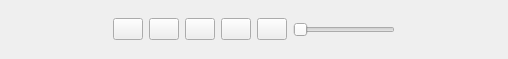
<?xml version="1.0" encoding="UTF-8"?>
<ui version="4.0">
 <class>PlayerControls</class>
 <widget class="QWidget" name="PlayerControls">
  <property name="geometry">
   <rect>
    <x>0</x>
    <y>0</y>
    <width>508</width>
    <height>59</height>
   </rect>
  </property>
  <property name="windowTitle">
   <string>Form</string>
  </property>
  <property name="layoutDirection">
   <enum>Qt::LeftToRight</enum>
  </property>
  <property name="autoFillBackground">
   <bool>false</bool>
  </property>
  <layout class="QHBoxLayout" name="horizontalLayout">
   <item>
    <spacer name="horizontalSpacer">
     <property name="orientation">
      <enum>Qt::Horizontal</enum>
     </property>
     <property name="sizeHint" stdset="0">
      <size>
       <width>91</width>
       <height>20</height>
      </size>
     </property>
    </spacer>
   </item>
   <item>
    <widget class="QPushButton" name="pb_previous">
     <property name="sizePolicy">
      <sizepolicy hsizetype="Fixed" vsizetype="Fixed">
       <horstretch>0</horstretch>
       <verstretch>0</verstretch>
      </sizepolicy>
     </property>
     <property name="minimumSize">
      <size>
       <width>30</width>
       <height>0</height>
      </size>
     </property>
     <property name="maximumSize">
      <size>
       <width>30</width>
       <height>16777215</height>
      </size>
     </property>
     <property name="text">
      <string/>
     </property>
    </widget>
   </item>
   <item>
    <widget class="QPushButton" name="pb_stop">
     <property name="sizePolicy">
      <sizepolicy hsizetype="Fixed" vsizetype="Fixed">
       <horstretch>0</horstretch>
       <verstretch>0</verstretch>
      </sizepolicy>
     </property>
     <property name="minimumSize">
      <size>
       <width>30</width>
       <height>0</height>
      </size>
     </property>
     <property name="maximumSize">
      <size>
       <width>30</width>
       <height>16777215</height>
      </size>
     </property>
     <property name="text">
      <string/>
     </property>
    </widget>
   </item>
   <item>
    <widget class="QPushButton" name="pb_play">
     <property name="sizePolicy">
      <sizepolicy hsizetype="Fixed" vsizetype="Fixed">
       <horstretch>0</horstretch>
       <verstretch>0</verstretch>
      </sizepolicy>
     </property>
     <property name="minimumSize">
      <size>
       <width>30</width>
       <height>0</height>
      </size>
     </property>
     <property name="maximumSize">
      <size>
       <width>30</width>
       <height>16777215</height>
      </size>
     </property>
     <property name="text">
      <string/>
     </property>
    </widget>
   </item>
   <item>
    <widget class="QPushButton" name="pb_next">
     <property name="sizePolicy">
      <sizepolicy hsizetype="Fixed" vsizetype="Fixed">
       <horstretch>0</horstretch>
       <verstretch>0</verstretch>
      </sizepolicy>
     </property>
     <property name="minimumSize">
      <size>
       <width>30</width>
       <height>0</height>
      </size>
     </property>
     <property name="maximumSize">
      <size>
       <width>30</width>
       <height>16777215</height>
      </size>
     </property>
     <property name="text">
      <string/>
     </property>
    </widget>
   </item>
   <item>
    <widget class="QPushButton" name="pb_mute">
     <property name="sizePolicy">
      <sizepolicy hsizetype="Fixed" vsizetype="Fixed">
       <horstretch>0</horstretch>
       <verstretch>0</verstretch>
      </sizepolicy>
     </property>
     <property name="minimumSize">
      <size>
       <width>30</width>
       <height>0</height>
      </size>
     </property>
     <property name="maximumSize">
      <size>
       <width>30</width>
       <height>16777215</height>
      </size>
     </property>
     <property name="text">
      <string/>
     </property>
    </widget>
   </item>
   <item>
    <widget class="QSlider" name="hs_volume">
     <property name="minimumSize">
      <size>
       <width>100</width>
       <height>0</height>
      </size>
     </property>
     <property name="maximumSize">
      <size>
       <width>150</width>
       <height>16777215</height>
      </size>
     </property>
     <property name="maximum">
      <number>100</number>
     </property>
     <property name="orientation">
      <enum>Qt::Horizontal</enum>
     </property>
    </widget>
   </item>
   <item>
    <spacer name="horizontalSpacer_2">
     <property name="orientation">
      <enum>Qt::Horizontal</enum>
     </property>
     <property name="sizeHint" stdset="0">
      <size>
       <width>90</width>
       <height>20</height>
      </size>
     </property>
    </spacer>
   </item>
  </layout>
 </widget>
 <resources/>
 <connections/>
</ui>
